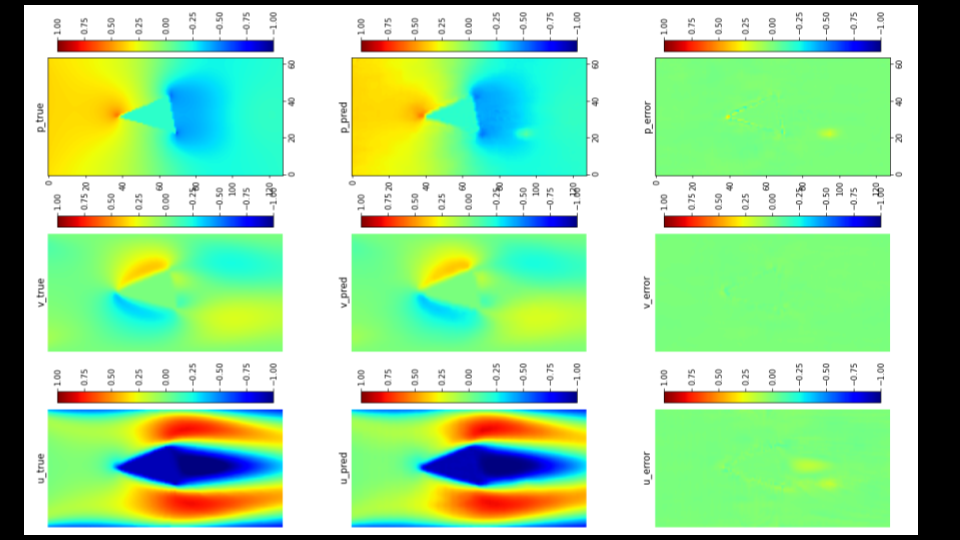
#> input picture image_assets/2.png, 960 x 540 px, found by its file name
$ python crop_results2.py
#> lines starting #> are read from the running program, lines starting #| are printed output that depends on the picture
import os
import numpy as np
import matplotlib.pyplot as plt
import cv2

location = "../extra_material/result_images/batch_3"

# [4 lines of commented-out code are left out]

def crop_image(image_name):

#> called with image_name = '2.png'
    img = cv2.imread(os.path.join(location,image_name))
#> img is the input picture: shape (540, 960, 3); mean B, G, R 159.7, 215.1, 161.4
    w,h = 149,297

    # [14 lines of commented-out code are left out]

    img2 = img[184:568+h][135:801+w]
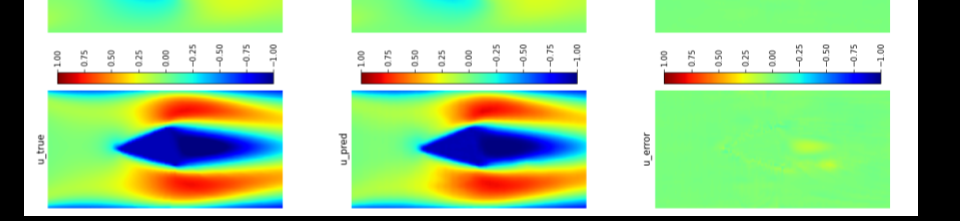
#> img2: shape (221, 960, 3); mean B, G, R 153.8, 207.4, 164
    cv2.imwrite(os.path.join(new_folder,image_name), img2)

    cv2.namedWindow("image",cv2.WINDOW_NORMAL)
    cv2.imshow("image", img2)
    cv2.waitKey(0)


    print("[INFO] saved file "+image_name)


new_folder = os.path.join(location,"zoomed")
# [9 lines of commented-out code are left out]

crop_image("2.png")
